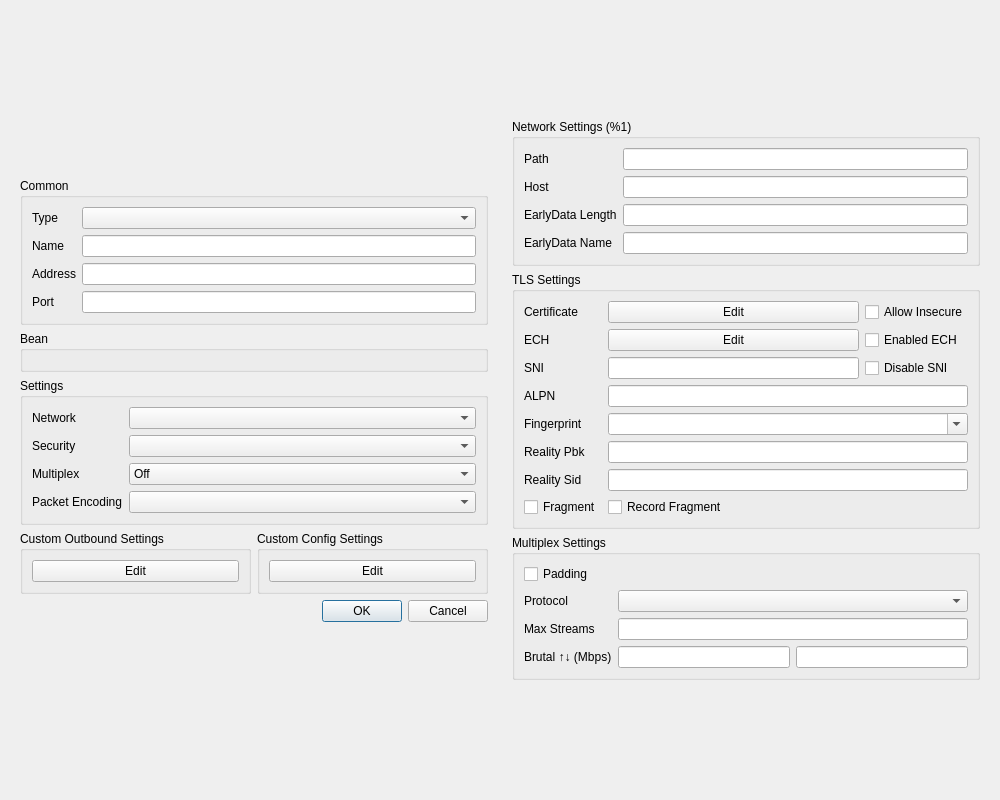
<?xml version="1.0" encoding="UTF-8"?>
<ui version="4.0">
 <class>DialogEditProfile</class>
 <widget class="QDialog" name="DialogEditProfile">
  <property name="geometry">
   <rect>
    <x>0</x>
    <y>0</y>
    <width>1000</width>
    <height>800</height>
   </rect>
  </property>
  <property name="sizePolicy">
   <sizepolicy hsizetype="Preferred" vsizetype="Preferred">
    <horstretch>0</horstretch>
    <verstretch>0</verstretch>
   </sizepolicy>
  </property>
  <property name="windowTitle">
   <string>Edit</string>
  </property>
  <layout class="QHBoxLayout" name="dialog_layout">
   <item>
    <widget class="QWidget" name="left_w" native="true">
     <property name="sizePolicy">
      <sizepolicy hsizetype="Minimum" vsizetype="Maximum">
       <horstretch>0</horstretch>
       <verstretch>0</verstretch>
      </sizepolicy>
     </property>
     <property name="minimumSize">
      <size>
       <width>400</width>
       <height>0</height>
      </size>
     </property>
     <layout class="QVBoxLayout" name="left">
      <property name="sizeConstraint">
       <enum>QLayout::SizeConstraint::SetDefaultConstraint</enum>
      </property>
      <item>
       <widget class="QGroupBox" name="groupBox">
        <property name="sizePolicy">
         <sizepolicy hsizetype="Preferred" vsizetype="Maximum">
          <horstretch>0</horstretch>
          <verstretch>0</verstretch>
         </sizepolicy>
        </property>
        <property name="title">
         <string>Common</string>
        </property>
        <layout class="QGridLayout" name="gridLayout_2">
         <item row="0" column="0">
          <widget class="QLabel" name="type_l">
           <property name="text">
            <string>Type</string>
           </property>
          </widget>
         </item>
         <item row="0" column="1">
          <widget class="QComboBox" name="type"/>
         </item>
         <item row="1" column="0">
          <widget class="QLabel" name="label">
           <property name="text">
            <string>Name</string>
           </property>
          </widget>
         </item>
         <item row="1" column="1">
          <widget class="QLineEdit" name="name"/>
         </item>
         <item row="2" column="0">
          <widget class="QLabel" name="address_l">
           <property name="text">
            <string>Address</string>
           </property>
          </widget>
         </item>
         <item row="2" column="1">
          <widget class="QLineEdit" name="address"/>
         </item>
         <item row="3" column="0">
          <widget class="QLabel" name="port_l">
           <property name="text">
            <string>Port</string>
           </property>
          </widget>
         </item>
         <item row="3" column="1">
          <widget class="QLineEdit" name="port"/>
         </item>
        </layout>
       </widget>
      </item>
      <item>
       <widget class="QGroupBox" name="bean">
        <property name="sizePolicy">
         <sizepolicy hsizetype="Preferred" vsizetype="Maximum">
          <horstretch>0</horstretch>
          <verstretch>0</verstretch>
         </sizepolicy>
        </property>
        <property name="title">
         <string notr="true">Bean</string>
        </property>
        <layout class="QVBoxLayout" name="verticalLayout_4"/>
       </widget>
      </item>
      <item>
       <widget class="QGroupBox" name="stream_box">
        <property name="sizePolicy">
         <sizepolicy hsizetype="Preferred" vsizetype="Maximum">
          <horstretch>0</horstretch>
          <verstretch>0</verstretch>
         </sizepolicy>
        </property>
        <property name="title">
         <string>Settings</string>
        </property>
        <layout class="QGridLayout" name="gridLayout_4">
         <item row="1" column="1">
          <widget class="QComboBox" name="security">
           <item>
            <property name="text">
             <string notr="true"/>
            </property>
           </item>
           <item>
            <property name="text">
             <string notr="true">tls</string>
            </property>
           </item>
          </widget>
         </item>
         <item row="0" column="1">
          <widget class="QComboBox" name="network">
           <property name="sizePolicy">
            <sizepolicy hsizetype="Expanding" vsizetype="Fixed">
             <horstretch>0</horstretch>
             <verstretch>0</verstretch>
            </sizepolicy>
           </property>
           <item>
            <property name="text">
             <string/>
            </property>
           </item>
          </widget>
         </item>
         <item row="0" column="0">
          <widget class="QLabel" name="network_l">
           <property name="toolTip">
            <string>The underlying transport method. It must be consistent with the server, otherwise, the connection cannot be established.</string>
           </property>
           <property name="text">
            <string>Network</string>
           </property>
          </widget>
         </item>
         <item row="3" column="0">
          <widget class="QLabel" name="packet_encoding_l">
           <property name="toolTip">
            <string>UDP FullCone Packet encoding for implementing features such as UDP FullCone. Server support is required, if the wrong selection is made, the connection cannot be made. Please leave it blank.</string>
           </property>
           <property name="text">
            <string>Packet Encoding</string>
           </property>
          </widget>
         </item>
         <item row="2" column="0">
          <widget class="QLabel" name="multiplex_l">
           <property name="toolTip">
            <string>Server support is required</string>
           </property>
           <property name="text">
            <string>Multiplex</string>
           </property>
          </widget>
         </item>
         <item row="1" column="0">
          <widget class="QLabel" name="security_l">
           <property name="toolTip">
            <string>Transport Layer Security. It must be consistent with the server, otherwise, the connection cannot be established.</string>
           </property>
           <property name="text">
            <string>Security</string>
           </property>
          </widget>
         </item>
         <item row="2" column="1">
          <widget class="QComboBox" name="multiplex">
           <item>
            <property name="text">
             <string>Off</string>
            </property>
           </item>
           <item>
            <property name="text">
             <string>On</string>
            </property>
           </item>
          </widget>
         </item>
         <item row="3" column="1">
          <widget class="QComboBox" name="packet_encoding">
           <item>
            <property name="text">
             <string notr="true"/>
            </property>
           </item>
           <item>
            <property name="text">
             <string notr="true">packetaddr</string>
            </property>
           </item>
           <item>
            <property name="text">
             <string notr="true">xudp</string>
            </property>
           </item>
          </widget>
         </item>
        </layout>
       </widget>
      </item>
      <item>
       <layout class="QHBoxLayout" name="horizontalLayout_2">
        <item>
         <widget class="QGroupBox" name="custom_box">
          <property name="sizePolicy">
           <sizepolicy hsizetype="Preferred" vsizetype="Maximum">
            <horstretch>0</horstretch>
            <verstretch>0</verstretch>
           </sizepolicy>
          </property>
          <property name="title">
           <string>Custom Outbound Settings</string>
          </property>
          <layout class="QVBoxLayout" name="verticalLayout_5">
           <item>
            <widget class="QPushButton" name="custom_outbound_edit">
             <property name="text">
              <string notr="true">Edit</string>
             </property>
            </widget>
           </item>
          </layout>
         </widget>
        </item>
        <item>
         <widget class="QGroupBox" name="custom_global_box">
          <property name="title">
           <string>Custom Config Settings</string>
          </property>
          <layout class="QHBoxLayout" name="horizontalLayout_3">
           <item>
            <widget class="QPushButton" name="custom_config_edit">
             <property name="text">
              <string notr="true">Edit</string>
             </property>
            </widget>
           </item>
          </layout>
         </widget>
        </item>
       </layout>
      </item>
      <item>
       <layout class="QHBoxLayout" name="horizontalLayout_4">
        <item>
         <widget class="QDialogButtonBox" name="buttonBox">
          <property name="sizePolicy">
           <sizepolicy hsizetype="Expanding" vsizetype="Fixed">
            <horstretch>0</horstretch>
            <verstretch>0</verstretch>
           </sizepolicy>
          </property>
          <property name="orientation">
           <enum>Qt::Orientation::Horizontal</enum>
          </property>
          <property name="standardButtons">
           <set>QDialogButtonBox::StandardButton::Cancel|QDialogButtonBox::StandardButton::Ok</set>
          </property>
         </widget>
        </item>
       </layout>
      </item>
     </layout>
    </widget>
   </item>
   <item>
    <widget class="QWidget" name="right_all_w" native="true">
     <property name="sizePolicy">
      <sizepolicy hsizetype="Preferred" vsizetype="Maximum">
       <horstretch>0</horstretch>
       <verstretch>0</verstretch>
      </sizepolicy>
     </property>
     <property name="minimumSize">
      <size>
       <width>400</width>
       <height>0</height>
      </size>
     </property>
     <property name="toolTip">
      <string/>
     </property>
     <layout class="QVBoxLayout" name="right_layout">
      <property name="sizeConstraint">
       <enum>QLayout::SizeConstraint::SetDefaultConstraint</enum>
      </property>
      <item>
       <widget class="QGroupBox" name="network_box">
        <property name="sizePolicy">
         <sizepolicy hsizetype="Preferred" vsizetype="Maximum">
          <horstretch>0</horstretch>
          <verstretch>0</verstretch>
         </sizepolicy>
        </property>
        <property name="title">
         <string>Network Settings (%1)</string>
        </property>
        <layout class="QGridLayout" name="gridLayout">
         <item row="0" column="1">
          <widget class="QLineEdit" name="path"/>
         </item>
         <item row="3" column="1">
          <widget class="QLineEdit" name="ws_early_data_name"/>
         </item>
         <item row="3" column="0">
          <widget class="QLabel" name="ws_early_data_name_l">
           <property name="text">
            <string notr="true">EarlyData Name</string>
           </property>
          </widget>
         </item>
         <item row="1" column="1">
          <widget class="QLineEdit" name="host"/>
         </item>
         <item row="1" column="0">
          <widget class="QLabel" name="host_l">
           <property name="text">
            <string notr="true">Host</string>
           </property>
          </widget>
         </item>
         <item row="2" column="0">
          <widget class="QLabel" name="ws_early_data_length_l">
           <property name="text">
            <string notr="true">EarlyData Length</string>
           </property>
          </widget>
         </item>
         <item row="0" column="0">
          <widget class="QLabel" name="path_l">
           <property name="text">
            <string notr="true">Path</string>
           </property>
          </widget>
         </item>
         <item row="2" column="1">
          <widget class="QLineEdit" name="ws_early_data_length"/>
         </item>
        </layout>
       </widget>
      </item>
      <item>
       <widget class="QGroupBox" name="security_box">
        <property name="sizePolicy">
         <sizepolicy hsizetype="Preferred" vsizetype="Maximum">
          <horstretch>0</horstretch>
          <verstretch>0</verstretch>
         </sizepolicy>
        </property>
        <property name="title">
         <string>TLS Settings</string>
        </property>
        <layout class="QGridLayout" name="gridLayout_5">
         <item row="4" column="1" colspan="2">
          <widget class="QComboBox" name="utlsFingerprint">
           <property name="editable">
            <bool>true</bool>
           </property>
          </widget>
         </item>
         <item row="1" column="0">
          <widget class="QLabel" name="label_7">
           <property name="text">
            <string notr="true">ECH</string>
           </property>
          </widget>
         </item>
         <item row="4" column="0">
          <widget class="QLabel" name="label_2">
           <property name="sizePolicy">
            <sizepolicy hsizetype="Maximum" vsizetype="Preferred">
             <horstretch>0</horstretch>
             <verstretch>0</verstretch>
            </sizepolicy>
           </property>
           <property name="text">
            <string notr="true">Fingerprint</string>
           </property>
          </widget>
         </item>
         <item row="2" column="1">
          <widget class="QLineEdit" name="sni"/>
         </item>
         <item row="2" column="2">
          <widget class="QCheckBox" name="disable_sni">
           <property name="text">
            <string>Disable SNI</string>
           </property>
          </widget>
         </item>
         <item row="0" column="1">
          <widget class="QPushButton" name="certificate_edit">
           <property name="text">
            <string notr="true">Edit</string>
           </property>
          </widget>
         </item>
         <item row="3" column="1" colspan="2">
          <widget class="QLineEdit" name="alpn"/>
         </item>
         <item row="1" column="1">
          <widget class="QPushButton" name="ech_edit">
           <property name="text">
            <string>Edit</string>
           </property>
          </widget>
         </item>
         <item row="6" column="0">
          <widget class="QLabel" name="reality_sid_l">
           <property name="toolTip">
            <string>Reality short id. Accept only one value.</string>
           </property>
           <property name="text">
            <string notr="true">Reality Sid</string>
           </property>
          </widget>
         </item>
         <item row="2" column="0">
          <widget class="QLabel" name="label_5">
           <property name="toolTip">
            <string>Server name indication, clear text.</string>
           </property>
           <property name="text">
            <string notr="true">SNI</string>
           </property>
          </widget>
         </item>
         <item row="3" column="0">
          <widget class="QLabel" name="label_8">
           <property name="toolTip">
            <string>Application layer protocol negotiation, clear text. Please separate them with commas.</string>
           </property>
           <property name="text">
            <string notr="true">ALPN</string>
           </property>
          </widget>
         </item>
         <item row="6" column="1" colspan="2">
          <widget class="QLineEdit" name="reality_sid"/>
         </item>
         <item row="0" column="2">
          <widget class="QCheckBox" name="insecure">
           <property name="sizePolicy">
            <sizepolicy hsizetype="Maximum" vsizetype="Fixed">
             <horstretch>0</horstretch>
             <verstretch>0</verstretch>
            </sizepolicy>
           </property>
           <property name="toolTip">
            <string/>
           </property>
           <property name="text">
            <string>Allow Insecure</string>
           </property>
          </widget>
         </item>
         <item row="1" column="2">
          <widget class="QCheckBox" name="ech_enabled">
           <property name="text">
            <string>Enabled ECH</string>
           </property>
          </widget>
         </item>
         <item row="5" column="0">
          <widget class="QLabel" name="reality_pbk_l">
           <property name="toolTip">
            <string>Reality public key. If not empty, turn TLS into REALITY.</string>
           </property>
           <property name="text">
            <string notr="true">Reality Pbk</string>
           </property>
          </widget>
         </item>
         <item row="5" column="1" colspan="2">
          <widget class="QLineEdit" name="reality_pbk"/>
         </item>
         <item row="7" column="0">
          <widget class="QCheckBox" name="tls_fragment">
           <property name="text">
            <string>Fragment</string>
           </property>
          </widget>
         </item>
         <item row="0" column="0">
          <widget class="QLabel" name="label_6">
           <property name="sizePolicy">
            <sizepolicy hsizetype="Maximum" vsizetype="Preferred">
             <horstretch>0</horstretch>
             <verstretch>0</verstretch>
            </sizepolicy>
           </property>
           <property name="toolTip">
            <string notr="true"/>
           </property>
           <property name="text">
            <string>Certificate</string>
           </property>
          </widget>
         </item>
         <item row="7" column="1">
          <widget class="QCheckBox" name="tls_record_fragment">
           <property name="text">
            <string>Record Fragment</string>
           </property>
          </widget>
         </item>
        </layout>
       </widget>
      </item>
      <item>
       <widget class="QGroupBox" name="multiplex_box">
        <property name="sizePolicy">
         <sizepolicy hsizetype="Preferred" vsizetype="Maximum">
          <horstretch>0</horstretch>
          <verstretch>0</verstretch>
         </sizepolicy>
        </property>
        <property name="title">
         <string>Multiplex Settings</string>
        </property>
        <layout class="QGridLayout" name="gridLayout_3">
         <item row="2" column="0">
          <widget class="QLabel" name="label_4">
           <property name="text">
            <string>Max Streams</string>
           </property>
          </widget>
         </item>
         <item row="4" column="0">
          <widget class="QLabel" name="label_9">
           <property name="text">
            <string notr="true">Brutal ↑↓ (Mbps)</string>
           </property>
          </widget>
         </item>
         <item row="4" column="1">
          <widget class="QLineEdit" name="brutal_up"/>
         </item>
         <item row="1" column="1" colspan="2">
          <widget class="QComboBox" name="multiplex_protocol"/>
         </item>
         <item row="1" column="0">
          <widget class="QLabel" name="label_3">
           <property name="text">
            <string>Protocol</string>
           </property>
          </widget>
         </item>
         <item row="0" column="0">
          <widget class="QCheckBox" name="multiplex_padding">
           <property name="text">
            <string>Padding</string>
           </property>
          </widget>
         </item>
         <item row="4" column="2">
          <widget class="QLineEdit" name="brutal_down"/>
         </item>
         <item row="2" column="1" colspan="2">
          <widget class="QLineEdit" name="multiplex_max_streams"/>
         </item>
        </layout>
       </widget>
      </item>
     </layout>
    </widget>
   </item>
  </layout>
 </widget>
 <tabstops>
  <tabstop>type</tabstop>
  <tabstop>name</tabstop>
  <tabstop>address</tabstop>
  <tabstop>port</tabstop>
  <tabstop>custom_outbound_edit</tabstop>
  <tabstop>custom_config_edit</tabstop>
  <tabstop>network</tabstop>
  <tabstop>security</tabstop>
  <tabstop>packet_encoding</tabstop>
  <tabstop>path</tabstop>
  <tabstop>host</tabstop>
  <tabstop>ws_early_data_length</tabstop>
  <tabstop>ws_early_data_name</tabstop>
  <tabstop>certificate_edit</tabstop>
  <tabstop>alpn</tabstop>
 </tabstops>
 <resources/>
 <connections>
  <connection>
   <sender>buttonBox</sender>
   <signal>accepted()</signal>
   <receiver>DialogEditProfile</receiver>
   <slot>accept()</slot>
   <hints>
    <hint type="sourcelabel">
     <x>151</x>
     <y>500</y>
    </hint>
    <hint type="destinationlabel">
     <x>299</x>
     <y>299</y>
    </hint>
   </hints>
  </connection>
  <connection>
   <sender>buttonBox</sender>
   <signal>rejected()</signal>
   <receiver>DialogEditProfile</receiver>
   <slot>reject()</slot>
   <hints>
    <hint type="sourcelabel">
     <x>151</x>
     <y>500</y>
    </hint>
    <hint type="destinationlabel">
     <x>299</x>
     <y>299</y>
    </hint>
   </hints>
  </connection>
 </connections>
</ui>
